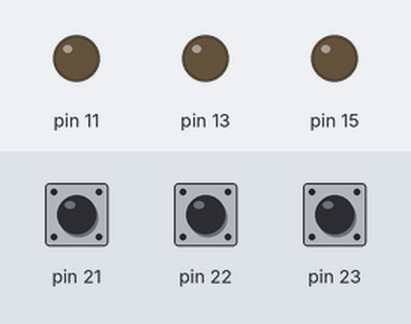
This program was run on a simulated Raspberry Pi (header pin numbers). Shown: output pins drawn as LEDs (lit = HIGH). Inputs (shaded band) come from the test bench; at power-on: pin 21 LOW, pin 22 LOW, pin 23 LOW.

Above: at 1.2 s.
1.3 s: pin 21 pulled HIGH for 1 s
At 3.1 s:
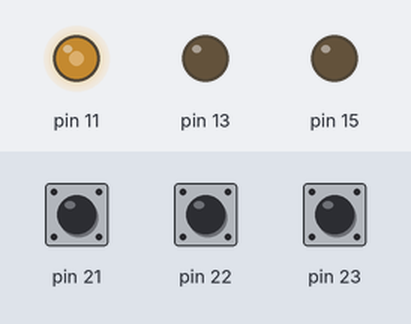
3.8 s: pin 22 pulled HIGH for 3.2 s
At 6.5 s:
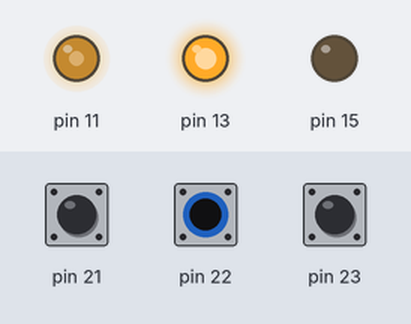
8.5 s: pin 23 pulled HIGH for 0.15 s
At 9.8 s:
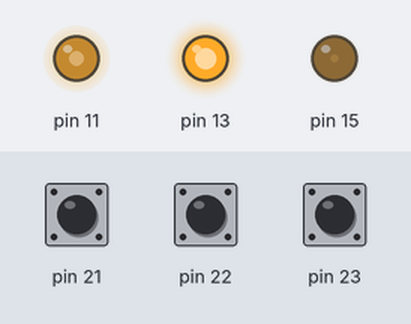
10.1 s: pin 22 pulled HIGH for 1 s
At 12.2 s:
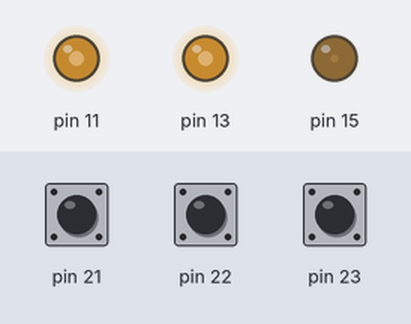
12.6 s: pin 22 pulled HIGH for 0.15 s
At 13.2 s:
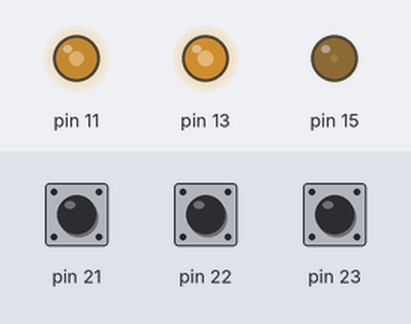
14.2 s: pin 21 pulled HIGH for 3.2 s
Timing chart, 0 to 17.2 s (numbered marks = the images above; inputs shaded):
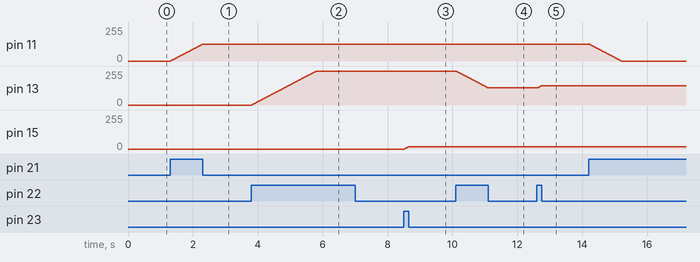

The program:

holdtodim.py
```python
import time
import RPi.GPIO as GPIO


class DimmerSwitch:
    def __init__(self, input, output):
        #1 = up -1 = down
        self.direction = 1
        self.input = input
        self.output = output
        #0 - 100
        self.duty = 0
        GPIO.setup(input, GPIO.IN, pull_up_down=GPIO.PUD_DOWN)
        GPIO.setup(output, GPIO.OUT)
        self.pwm = GPIO.PWM(output, 60)
        self.pwm.start(self.duty)

    def ramp(self):
        if GPIO.input(self.input):
            while 1:
                self.pwm.ChangeDutyCycle(self.duty)
                if (self.duty == 100 and self.direction > 0 or
                    self.duty == 0 and self.direction < 0):
                    pass
                else:
                    self.duty += self.direction
                time.sleep(.02)
                if GPIO.input(self.input) == 0:
                    self.direction = -1 * self.direction
                    break
            # for dc in range(100, -1, -1):
            #     p.ChangeDutyCycle(dc)
            #     # print(dc)
            #     time.sleep(0.01)
            #time.sleep(2)

GPIO.setmode(GPIO.BOARD)

yellow = DimmerSwitch(21,11)
green = DimmerSwitch(22,13)
blue = DimmerSwitch(23, 15)

#PUD_DOWN is normally low unless 3.3V is connected
#PUD_UP is normally high unless there is a path to ground

try:
    while 1:
        yellow.ramp()
        green.ramp()
        blue.ramp()

except KeyboardInterrupt:
    print ("User Interrupt")
finally:
    GPIO.cleanup()
```

Measured:
- after the input at 1.3 s, pin 11: moves from 0/255 to 125/255 over 0.96 s, starting at once
- after the input at 3.8 s, pin 13: moves from 0/255 to 255/255 over 2.0 s, starting at once
- after the input at 8.5 s, pin 15: 0/255 → 18/255 at once
- after the input at 10.1 s, pin 13: moves from 255/255 to 130/255 over 0.96 s, starting at once
- after the input at 12.6 s, pin 13: 130/255 → 145/255 at once
